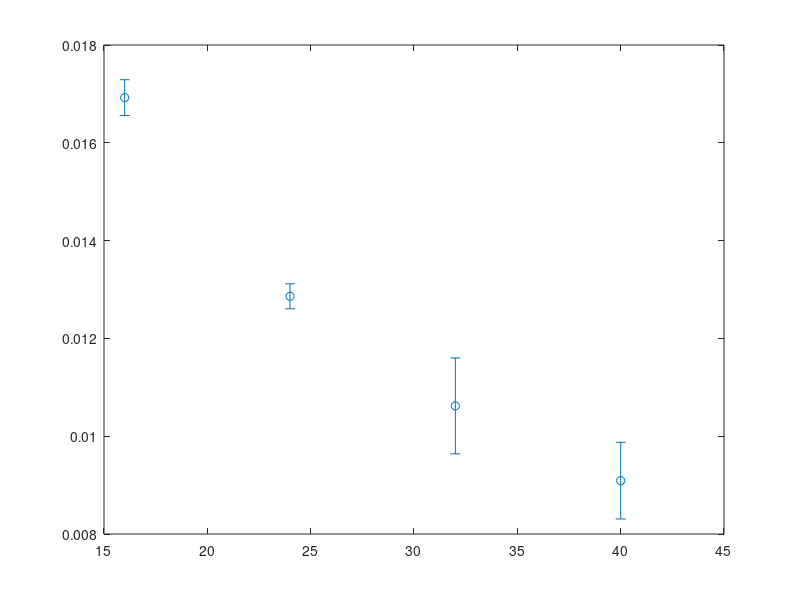

This chart was generated by the following MATLAB code: (Note: this script raises an error after producing the figure.)
clear;
marker_colors{1} = [019, 103, 131]/256;
marker_colors{2} = [255,158,002] / 256;
marker_colors{3} = [251,056,071] / 256;
marker_colors{4} = [131,064,028] / 256;
marker_colors{5} = [075,116,178] / 256;
marker_colors{6} = [107,112,092] / 256;
Lx = [16,24, 32, 40];
A_cdw = [0.016924, 0.012861, 0.010620,0.009091];
err = [0.000366,0.000255, 0.000981, 0.000784];
h1 = errorbar(Lx(1:4), A_cdw(1:4), err, 'o'); hold on;
h1.MarkerSize = 6;
h1.Color = marker_colors{1};
set(gca, 'XScale', 'log', 'YScale', 'log')

fit_x = Lx;
p = fit(log(Lx([1:4])'), log(A_cdw([1:4])'), 'poly1');
fprintf('Kc=%.5f\n', -p.p1*2);
x = fit_x(1):0.5:fit_x(end);
fl = loglog(Lx, exp(p.p2) * (Lx).^p.p1, '--');
fl.Color = marker_colors{6};
range = confint(p, 0.95);
fprintf('error bar of Kc = %.12f\n', (range(2,1) - range(1,1)) / 2);

T = text(30, 0.012, ['$\propto r^{-K_{c}}$']);
set(T, 'Interpreter', 'latex');
set(T, 'Fontsize', 22);

set(gca, 'XTick', [16, 24, 32, 40]);
set(gca, 'XTickLabel', {'16', '24', '32', '40'});

set(gca, 'fontsize', 20);
set(gca, 'linewidth', 1.5);
set(get(gca, 'Children'), 'linewidth', 2); % Set line width 1.5 pounds
set(h1, 'markersize', 10);
xlabel('$L_x$', 'Interpreter', 'latex');
ylabel('$A_{\mathrm{cdw}}$', 'Interpreter', 'latex');
set(get(gca, 'XLabel'), 'FontSize', 20); 
set(get(gca, 'YLabel'), 'FontSize', 20); 
set(gca, 'Children', [T, h1, fl]);

set(gca, 'Ylim', [5e-3, 5e-2]);
set(gca, 'Xlim', [16, 40]);

% Add common factor annotation
annotation('textbox', [0.15, 0.85, 0.1, 0.1], 'String', '5 \times', ...
    'Interpreter', 'tex', 'FontSize', 16, 'EdgeColor', 'none');

% Adjust YTick and YTickLabel
set(gca, 'YTick', [5e-3, 5e-2]);
set(gca, 'YTickLabel', {'10^{-3}', '10^{-2}'});

set(gcf, 'position', [1000, 500, 400, 350]);